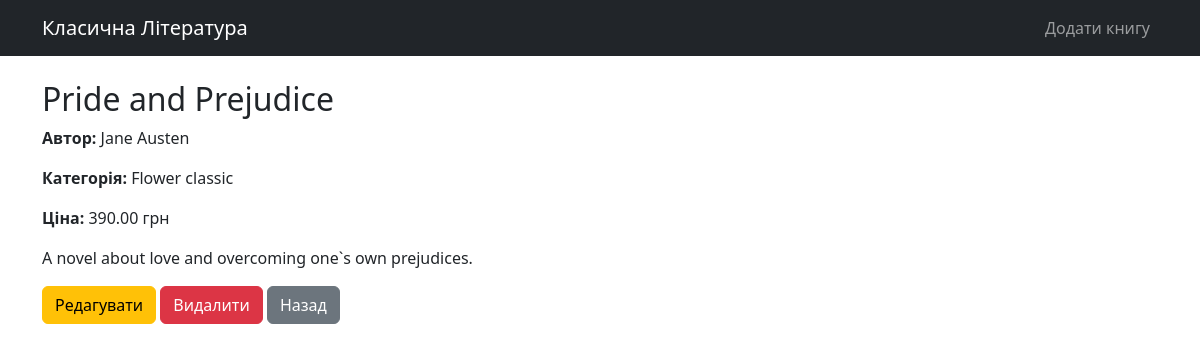
Before: /book/1/ with the older database file.
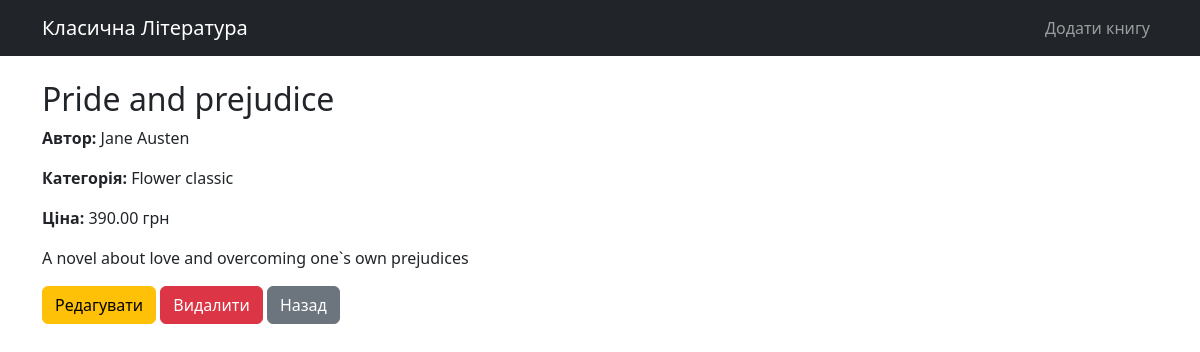
After: the same page with the newer database file.
### catalog/models.py (models this page shows, shortened)
class Book(models.Model):
    title = models.CharField(max_length=200)
    author = models.CharField(max_length=200)
    price = models.DecimalField(max_digits=10, decimal_places=2)
    description = models.TextField(blank=True)
    stock = models.IntegerField(default=0)
    category = models.ForeignKey(Category, on_delete=models.CASCADE, related_name='books')

class Category(models.Model):
    name = models.CharField(max_length=100)
    slug = models.SlugField(unique=True)

### catalog/views.py (the view)
# urls.py: path('book/<int:pk>/', views.BookDetailView.as_view(), name='book_detail'),
class BookDetailView(DetailView):
    model = Book
    template_name = 'catalog/book_detail.html'
    context_object_name = 'book'

### catalog/templates/catalog/book_detail.html
{% extends 'catalog/base.html' %}
{% block content %}
    <h2>{{ book.title }}</h2>
    <p><strong>Автор:</strong> {{ book.author }}</p>
    <p><strong>Категорія:</strong> {{ book.category.name }}</p>
    <p><strong>Ціна:</strong> {{ book.price }} грн</p>
    <p>{{ book.description }}</p>
    <a href="{% url 'catalog:book_update' book.pk %}" class="btn btn-warning">Редагувати</a>
    <a href="{% url 'catalog:book_delete' book.pk %}" class="btn btn-danger">Видалити</a>
    <a href="{% url 'catalog:book_list' %}" class="btn btn-secondary">Назад</a>
{% endblock %}

Changed rows visible on the page:
changed Book "Jane Austen": title "Pride and Prejudice" → "Pride and prejudice"; description "A novel about love and overcoming one`s own prejudices." → "A novel about love and overcoming one`s own prejudices"
